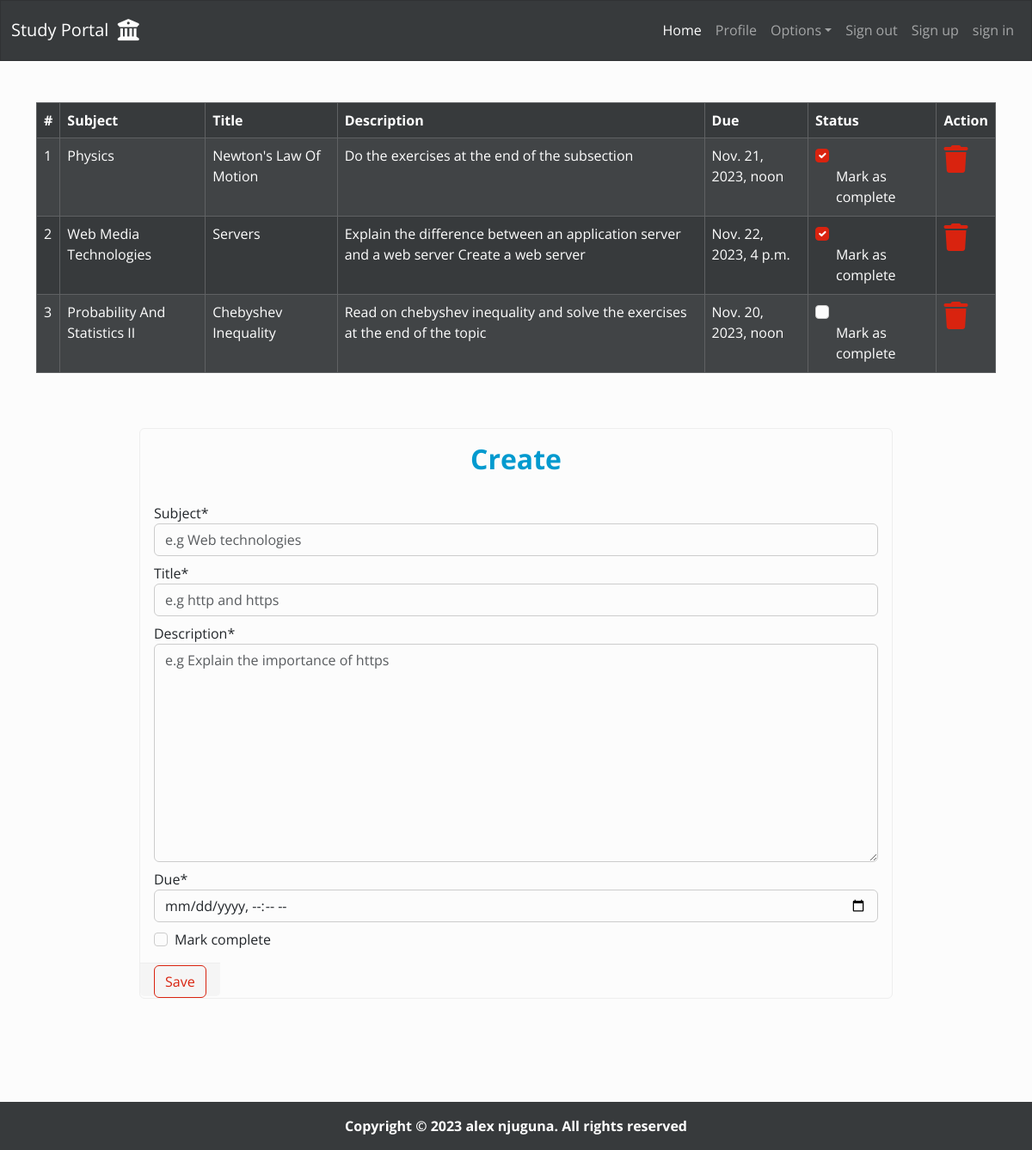
Screenshot of /homework/ (signed in) with the database file from the repository.
### homework/models.py (models this page shows, shortened)
class Homework(models.Model):
    user = models .ForeignKey(User, on_delete=models.CASCADE)
    subject = models.CharField(max_length=50)
    title = models.CharField(max_length=100)
    description = models.TextField()
    due = models.DateTimeField()
    is_finished = models.BooleanField(default=False)

### homework/views.py (the view)
# urls.py: path("", views.home, name="home"),
def home(request):
    if request.method == "POST":
        form = AddHomeworkForm(request.POST)
        if form.is_valid():
            user = request.user
            subject = form.cleaned_data.get("subject")
            title = form.cleaned_data.get("title")
            description = form.cleaned_data.get("description")
            due = form.cleaned_data.get("due")
            finished = form.cleaned_data.get("is_finished")
            homework = Homework(user=user, subject=subject, title=title,
                                description=description, due=due, is_finished=finished)
            homework.save()
            messages.success(request, f"Homework: {title.upper()} added successfully")
            return redirect("homework:home")
    else:
        form = AddHomeworkForm()
    homeworks = Homework.objects.filter(user=request.user)
    return render(request, "homework/home.html", {
        "title": "homework",
        "homeworks": homeworks,
        "form": form
    })

### homework/forms.py
class AddHomeworkForm(forms.ModelForm):
    class Meta:
        model = Homework
        fields = ["subject", "title", "description", "due", "is_finished"]
        labels={
            "is_finished": "Mark complete"
        }
        widgets = {
            "subject": forms.TextInput(attrs={
                "class": "form-control mb-2",
                "placeholder": "e.g Web technologies"
            }),
            "title": forms.TextInput(attrs={
                "class": "form-control mb-2",
                "placeholder": "e.g http and https"
            }),
            "description": forms.Textarea(attrs={
                "class": "form-control mb-2",
                "placeholder": "e.g Explain the importance of https"
            }),
            "due": forms.DateTimeInput(attrs={
                "class": "form-control mb-2",
                "type": "datetime-local"
            }),
            "is_finished": forms.CheckboxInput(attrs={
                "class": "mt-1"
            }),
        }

### homework/templates/homework/home.html (shortened to what this page needs)
{% extends 'dashboard/base.html' %}
{% load crispy_forms_tags %}
{% block content %}
    {% if homeworks %}
        <div class="container-md mt-5">
            <div class="table-responsive">
                <table class="table  table-striped table-bordered table-hover table-dark">
                    <thead>
                        <tr class="text-capitalize">
                            <th>#</th>
                            <th>subject</th>
                            <th>title</th>
                            <th>description</th>
                            <th>due</th>
                            <th>status</th>
                            <th>action</th>
                        </tr>
                    </thead>
                    <tbody>
                        {% for homework in homeworks %}
                        <tr>
                            <td>{{ forloop.counter }}</td>
                            <td class="text-capitalize">{{ homework.subject }}</td>
                            <td class="text-capitalize">{{ homework.title }}</td>
                            <td>{{ homework.description }}</td>
                            <td>{{ homework.due }}</td>
                            <td>
                                <a class="text-decoration-none" href="{% url 'homework:update_homework' homework.id %}">
                                    <div class="form-check">
                                        {% if homework.is_finished == True %}
                                        <input type="checkbox" class="form-check-input" checked>
                                        {% else %}
                                        <input type="checkbox" class="form-check-input">
                                        {% endif %}
                                        <label class="text-light" for="status">Mark as complete</label>
                                    </div>
                                </a>
                            </td>
                            <td class="text-danger">
                                <a class="text-decoration-none" href="{% url 'homework:delete_homework' homework.id %}">
                                    <i class="fa-solid fa-trash fa-2x"></i>
                                </a>
                            </td>
                        </tr>
                        {% endfor %}
                    </tbody>
                </table>
            </div>
        </div>
    {% else %}
        <h3 class="alert alert-info">No homeworks added yet</h3>
    {% endif %}
    <div class="container-sm mt-5 w-75" style="margin-bottom: 120px;">
        <div class="card">
            <fieldset>
                <legend class="card-title text-center text-info mt-3">
                    <h2 class="fw-bold fs-2">Create</h2>
                </legend>
            </fieldset>
            <form class="form-group" action="" method="post" autocomplete="off">
                <fieldset class="card-body">
                    {{ form|crispy }}
                </fieldset>
                <fieldest class="card-footer mt-auto">
                    <button class="btn btn-outline-primary text-center" type="submit">
                        Save
                    </button>
                </fieldest>
            </form>
        </div>
    </div>
{% endblock content %}

### dashboard/static/dashboard/css/home_style.css (style rules this page uses)
body { display: flex; flex-direction: column; min-height: 100vh; }

### rows the page displays
Homework: subject "Physics", title "Newton's Law Of Motion", description "Do the exercises at the end of the subsection", due "Nov. 21, 2023, noon"
Homework: subject "Web Media Technologies", title "Servers", description "Explain the difference between an application server and a web server Create a web server", due "Nov. 22, 2023, 4 p.m."
Homework: subject "Probability And Statistics II", title "Chebyshev Inequality", description "Read on chebyshev inequality and solve the exercises at the end of the topic", due "Nov. 20, 2023, noon"
